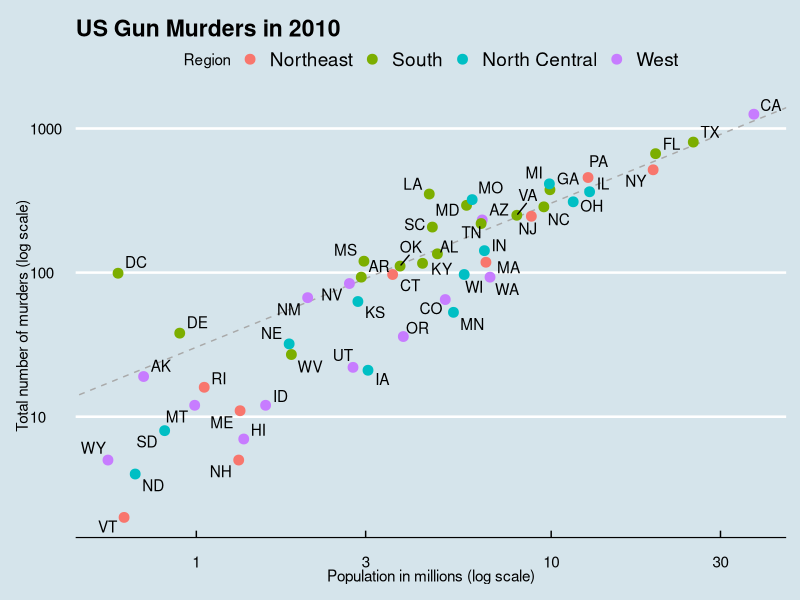

Recreate this plot in R.
# load libraries
library(tidyverse)
library(ggrepel)
library(ggthemes)
library(dslabs)
data(murders)

# define the intercept
r <- murders %>%
  summarize(rate = sum(total) / sum(population) * 10^6) %>%
  .$rate

# make the plot, combining all elements
murders %>%
  ggplot(aes(population/10^6, total, label = abb)) +
  geom_abline(intercept = log10(r), lty = 2, color = "darkgrey") +
  geom_point(aes(col = region), size = 3) +
  geom_text_repel() +
  scale_x_log10() +
  scale_y_log10() +
  xlab("Population in millions (log scale)") +
  ylab("Total number of murders (log scale)") +
  ggtitle("US Gun Murders in 2010") +
  scale_color_discrete(name = "Region") +
  theme_economist()
